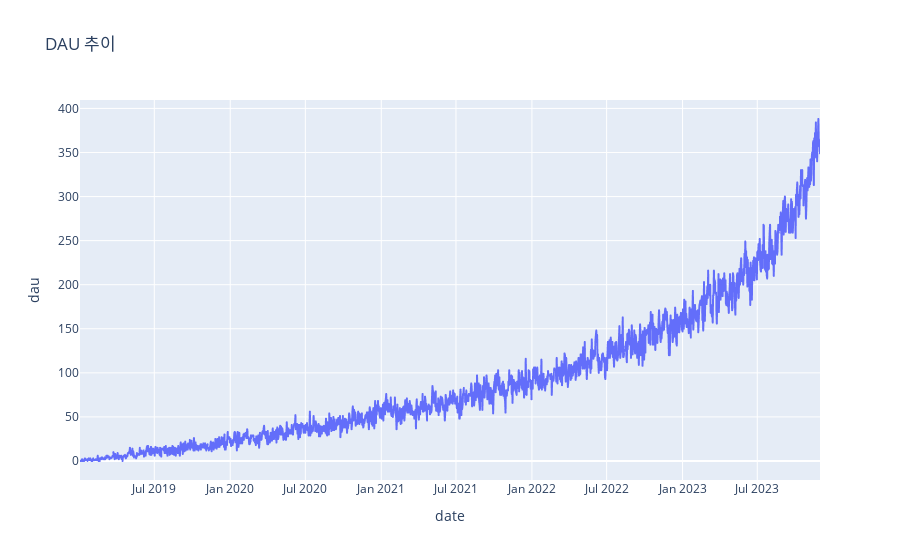

Here is the notebook cell this chart was saved with:
### Code cell
fig = px.line(data_frame = dau, x='date', y='dau', title='DAU 추이')
fig.show()

### Figure 1 — Plotly figure (JSON) as saved in the notebook; plotly's stock layout.template omitted (floating-point values rounded to 4 significant figures; data arrays with more than 128 entries replaced by an {"elided": "..."} marker saying what was removed)
{"data": [{"hovertemplate": "date=%{x}<br>dau=%{y}<extra></extra>", "legendgroup": "", "line": {"color": "#636efa", "dash": "solid"}, "marker": {"symbol": "circle"}, "mode": "lines", "name": "", "showlegend": false, "type": "scattergl", "x": {"elided": "1794 str values"}, "xaxis": "x", "y": {"elided": "1794 int values"}, "yaxis": "y"}], "layout": {"legend": {"tracegroupgap": 0}, "title": {"text": "DAU 추이"}, "xaxis": {"anchor": "y", "domain": [0, 1], "title": {"text": "date"}}, "yaxis": {"anchor": "x", "domain": [0, 1], "title": {"text": "dau"}}}}
